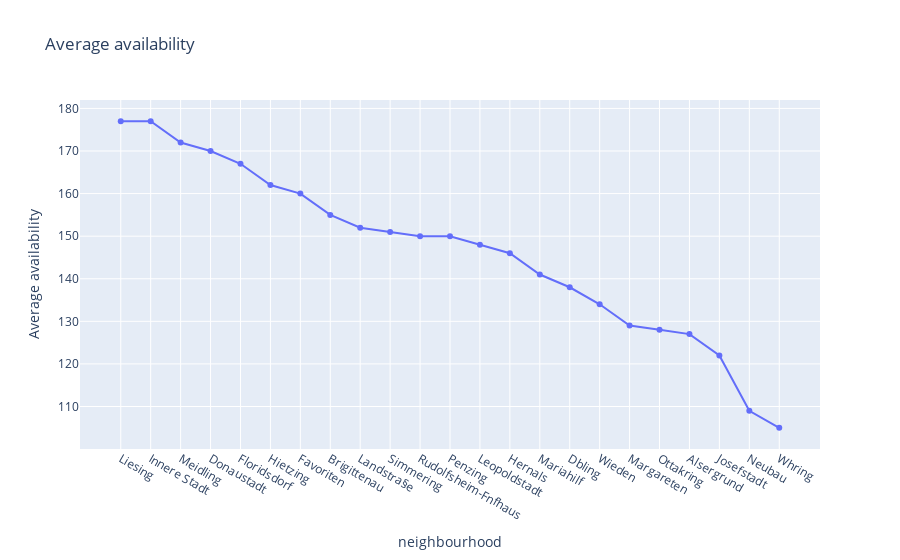

Notebook cell for this chart:
### Code cell
fig = px.line(avg_availability, x='neighbourhood', y='avg_availability', title='Average availability', markers=True, labels={'avg_availability':'Average availability'})
fig.show()
avg_availability

### Figure 1 — Plotly figure (JSON) as saved in the notebook; plotly's stock layout.template omitted (floating-point values rounded to 4 significant figures)
{"data": [{"hovertemplate": "neighbourhood=%{x}<br>Average availability=%{y}<extra></extra>", "legendgroup": "", "line": {"color": "#636efa", "dash": "solid"}, "marker": {"symbol": "circle"}, "mode": "markers+lines", "name": "", "orientation": "v", "showlegend": false, "type": "scatter", "x": ["Liesing", "Innere Stadt", "Meidling", "Donaustadt", "Floridsdorf", "Hietzing", "Favoriten", "Brigittenau", "Landstra§e", "Simmering", "Rudolfsheim-Fnfhaus", "Penzing", "Leopoldstadt", "Hernals", "Mariahilf", "Dbling", "Wieden", "Margareten", "Ottakring", "Alsergrund", "Josefstadt", "Neubau", "Whring"], "xaxis": "x", "y": [177, 177, 172, 170, 167, 162, 160, 155, 152, 151, 150, 150, 148, 146, 141, 138, 134, 129, 128, 127, 122, 109, 105], "yaxis": "y"}], "layout": {"legend": {"tracegroupgap": 0}, "title": {"text": "Average availability"}, "xaxis": {"anchor": "y", "domain": [0, 1], "title": {"text": "neighbourhood"}}, "yaxis": {"anchor": "x", "domain": [0, 1], "title": {"text": "Average availability"}}}}
